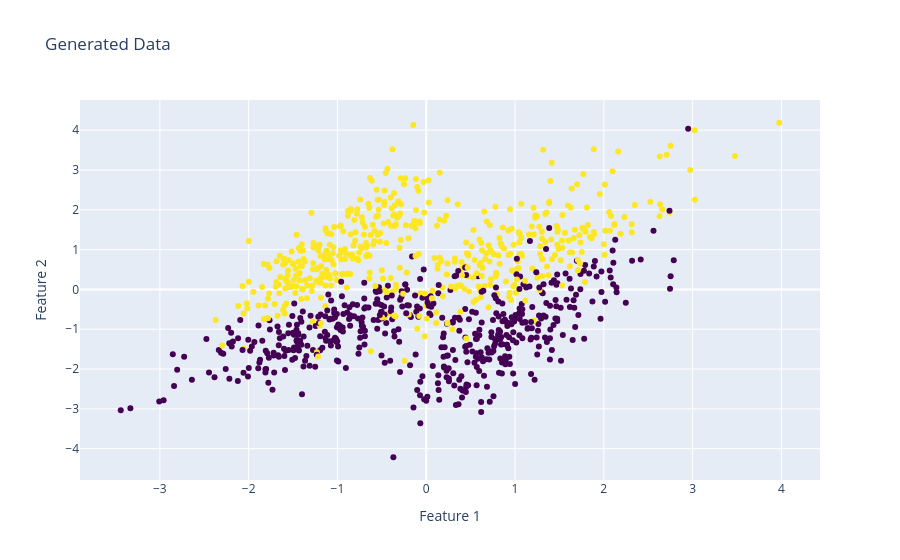

The cell this chart's notebook holds for it:
### Markdown cell above
# Генерируем ДатаСет

### Code cell
X , y = make_classification(
    n_samples=SAMPLES_COUNT, 
    n_features=FEATURES_COUNT, 
    n_classes=CLASSES_COUNT,
    n_informative=2, 
    n_redundant=0,
    n_repeated=0,

    random_state=RANDOM_SEED
)

x_tensor = torch.tensor(X, dtype=torch.float32)
y_tensor = torch.tensor(y, dtype=torch.float32).reshape(-1, 1)

fig = go.Figure()

fig.add_trace(go.Scatter(
    x=X[:, 0], 
    y=X[:, 1], 
    mode='markers', 
    marker=dict(color=y, colorscale='Viridis',
)))
fig.update_layout(title='Generated Data', xaxis_title='Feature 1', yaxis_title='Feature 2')
fig.show()

### Figure 1 — Plotly figure (JSON) as saved in the notebook; plotly's stock layout.template omitted (floating-point values rounded to 4 significant figures; data arrays with more than 128 entries replaced by an {"elided": "..."} marker saying what was removed)
{"data": [{"marker": {"color": {"elided": "1000 int values"}, "colorscale": [[0, "#440154"], [0.1111, "#482878"], [0.2222, "#3e4989"], [0.3333, "#31688e"], [0.4444, "#26828e"], [0.5556, "#1f9e89"], [0.6667, "#35b779"], [0.7778, "#6ece58"], [0.8889, "#b5de2b"], [1, "#fde725"]]}, "mode": "markers", "type": "scatter", "x": {"elided": "1000 float values"}, "y": {"elided": "1000 float values"}}], "layout": {"title": {"text": "Generated Data"}, "xaxis": {"title": {"text": "Feature 1"}}, "yaxis": {"title": {"text": "Feature 2"}}}}
